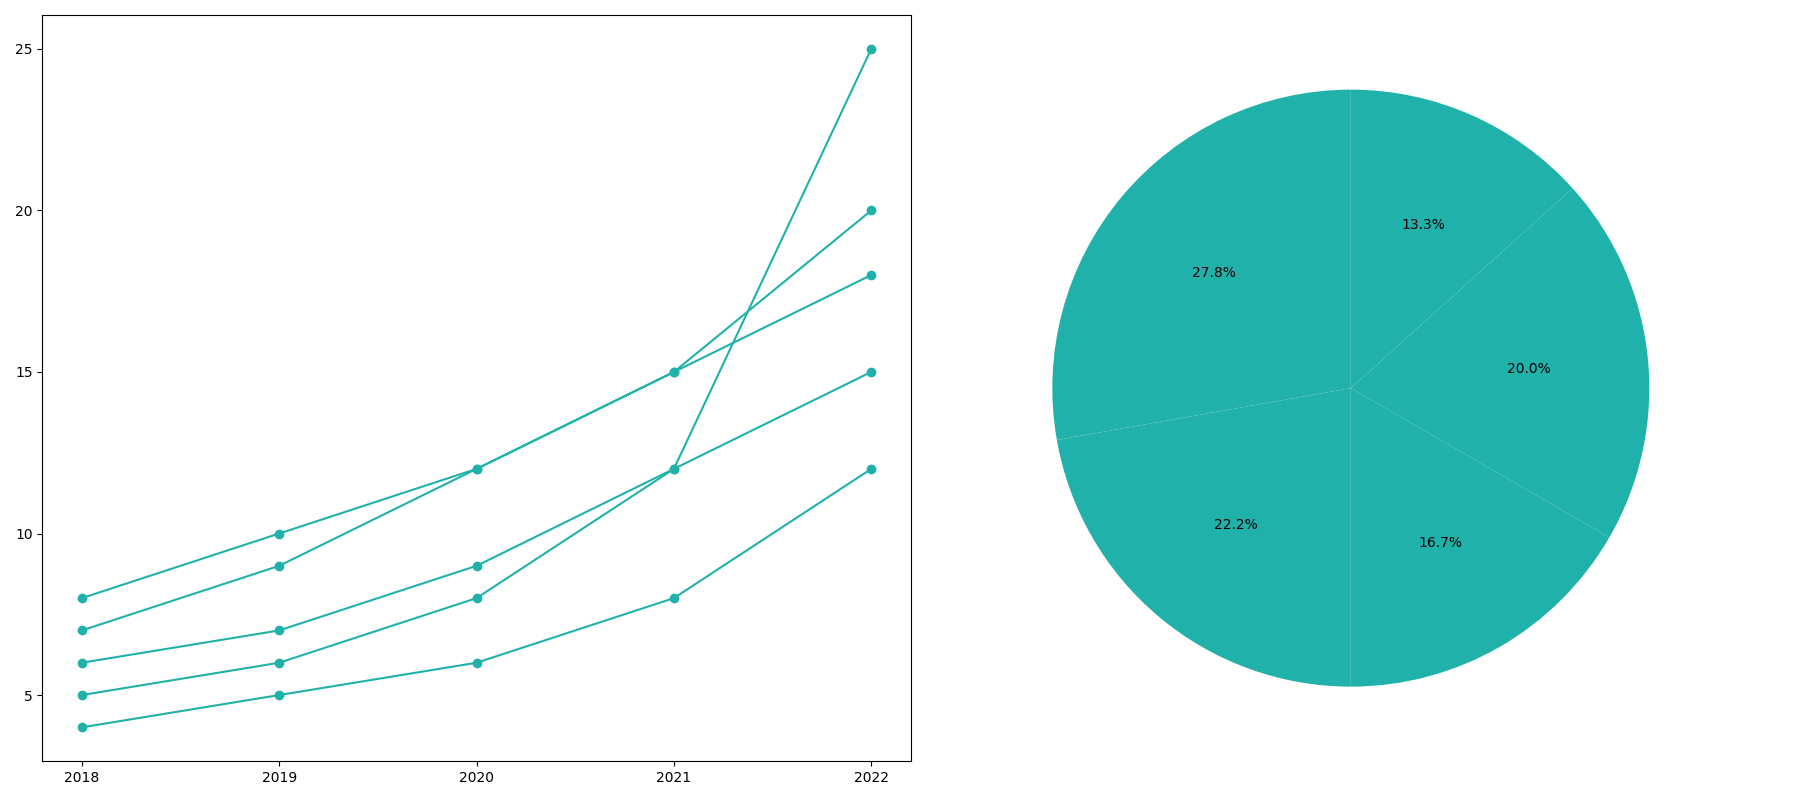

The script that drew this image:
import matplotlib.pyplot as plt

market_share = [25, 20, 15, 18, 12]
single_color = '#20B2AA'

years = ['2018', '2019', '2020', '2021', '2022']
growth_data = {
    'Books': [5, 6, 8, 12, 25],
    'Electronics': [7, 9, 12, 15, 20],
    'Clothing': [6, 7, 9, 12, 15],
    'Groceries': [8, 10, 12, 15, 18],
    'Household Items': [4, 5, 6, 8, 12]
}

fig, ax = plt.subplots(1, 2, figsize=(18, 8))

for data in growth_data.values():
    ax[0].plot(years, data, marker='o', color=single_color)

# Create pie chart without shadow and explode effects
ax[1].pie(market_share, autopct='%1.1f%%', startangle=90, 
          colors=[single_color]*len(market_share))

plt.tight_layout()
plt.show()
